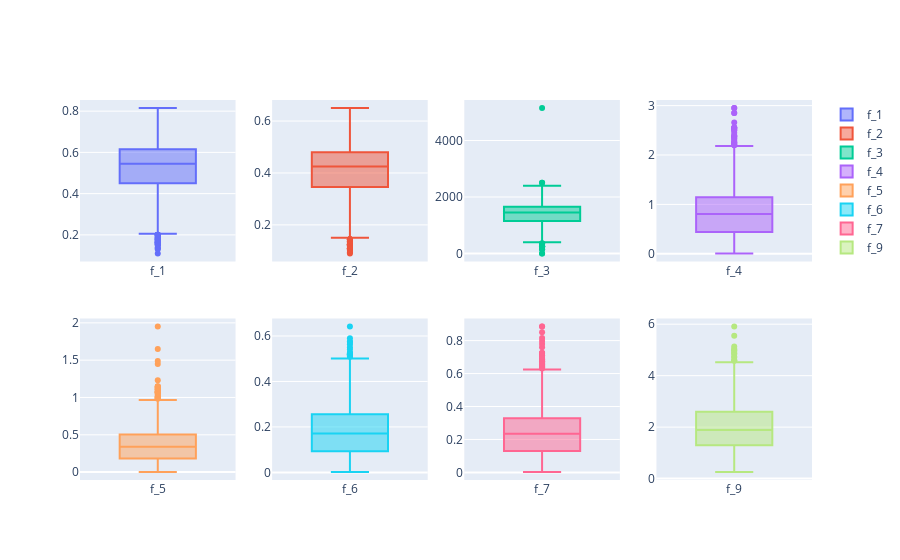

The code cell stored with this chart in its notebook:
### Markdown cell above
Before computing correlation and other outlier-sensitive analyses, we identify and fix the most critical outliers from numerical features. From the boxplots below, we can see the only feature that has outliers above or below `3*IQR` (double distance of inner fences displayed in boxplots) is `f_3`, so we only fix outliers for this variable by replacing them with the value of last observation not considered an outlier. The replacement value is calculated on train dataset and applied also to test dataset.

### Code cell
# Boxplots
rows, cols = 2, 4
fig = make_subplots(rows=rows, cols=cols)
for idx in range(rows * cols):
    feature = numeric_features[idx]
    fig.add_trace(go.Box(y=train_dataset[feature], name=feature), row=idx // cols + 1, col=idx % cols + 1)
fig.show()

# Replace outliers for f_3
train_dataset["f_3"] = np.minimum(train_dataset["f_3"], 2400)
test_dataset["f_3"] = np.minimum(test_dataset["f_3"], 2400)

### Figure 1 — Plotly figure (JSON) as saved in the notebook; plotly's stock layout.template omitted (floating-point values rounded to 4 significant figures; data arrays with more than 128 entries replaced by an {"elided": "..."} marker saying what was removed)
{"data": [{"name": "f_1", "type": "box", "xaxis": "x", "y": {"elided": "3342 float values"}, "yaxis": "y"}, {"name": "f_2", "type": "box", "xaxis": "x2", "y": {"elided": "3342 float values"}, "yaxis": "y2"}, {"name": "f_3", "type": "box", "xaxis": "x3", "y": {"elided": "3342 float values"}, "yaxis": "y3"}, {"name": "f_4", "type": "box", "xaxis": "x4", "y": {"elided": "3342 float values"}, "yaxis": "y4"}, {"name": "f_5", "type": "box", "xaxis": "x5", "y": {"elided": "3342 float values"}, "yaxis": "y5"}, {"name": "f_6", "type": "box", "xaxis": "x6", "y": {"elided": "3342 float values"}, "yaxis": "y6"}, {"name": "f_7", "type": "box", "xaxis": "x7", "y": {"elided": "3342 float values"}, "yaxis": "y7"}, {"name": "f_9", "type": "box", "xaxis": "x8", "y": {"elided": "3342 float values"}, "yaxis": "y8"}], "layout": {"xaxis": {"anchor": "y", "domain": [0, 0.2125]}, "xaxis2": {"anchor": "y2", "domain": [0.2625, 0.475]}, "xaxis3": {"anchor": "y3", "domain": [0.525, 0.7375]}, "xaxis4": {"anchor": "y4", "domain": [0.7875, 1]}, "xaxis5": {"anchor": "y5", "domain": [0, 0.2125]}, "xaxis6": {"anchor": "y6", "domain": [0.2625, 0.475]}, "xaxis7": {"anchor": "y7", "domain": [0.525, 0.7375]}, "xaxis8": {"anchor": "y8", "domain": [0.7875, 1]}, "yaxis": {"anchor": "x", "domain": [0.575, 1]}, "yaxis2": {"anchor": "x2", "domain": [0.575, 1]}, "yaxis3": {"anchor": "x3", "domain": [0.575, 1]}, "yaxis4": {"anchor": "x4", "domain": [0.575, 1]}, "yaxis5": {"anchor": "x5", "domain": [0, 0.425]}, "yaxis6": {"anchor": "x6", "domain": [0, 0.425]}, "yaxis7": {"anchor": "x7", "domain": [0, 0.425]}, "yaxis8": {"anchor": "x8", "domain": [0, 0.425]}}}
